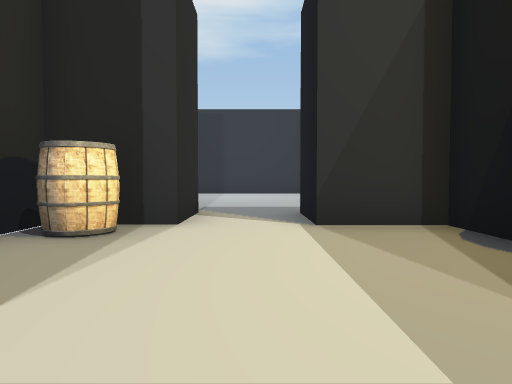
view 1 (above)

18 first-person views from a walk through a scene from a Unity 3-D project. The camera is 1.2 m above the floor, tilts 2° down and sees 70° across. Doors are open. The floor is counted in squares, 2 m on a side. Each view is taken from the middle of a square. On the plan, view 1 faces up. The plan holds only what a view shows up to about 10 squares ahead; the rest is blank. The place goes on beyond the plan. The player character is not drawn.

view 2
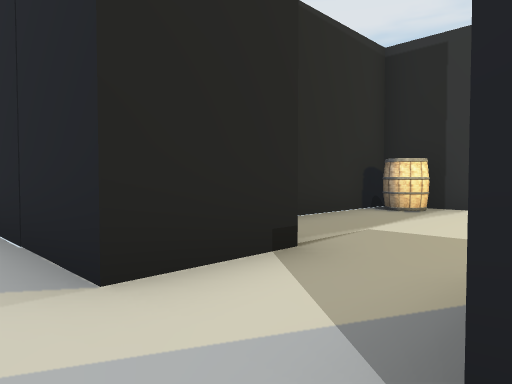

view 3
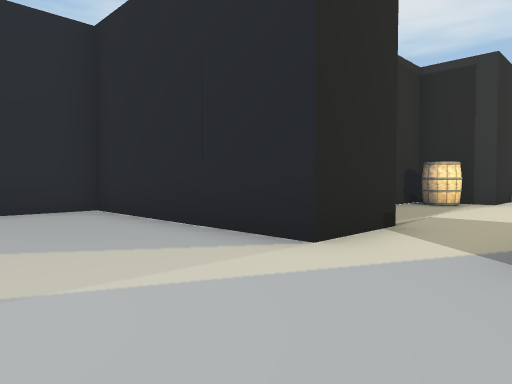

view 4
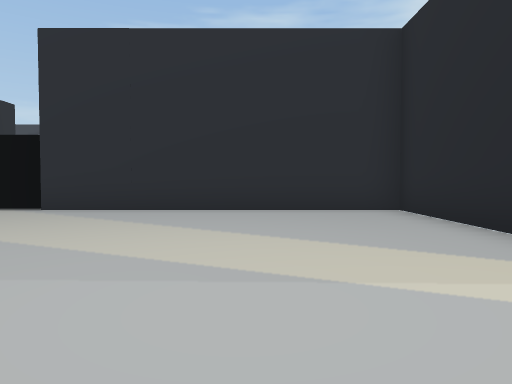

view 5
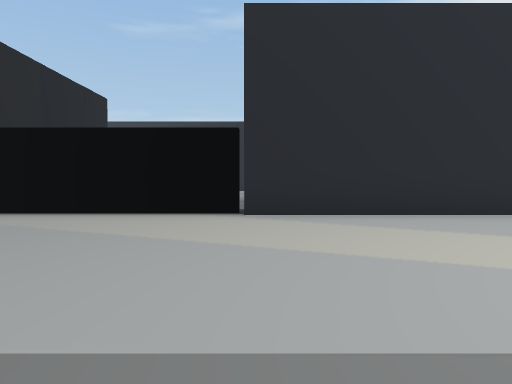

view 6
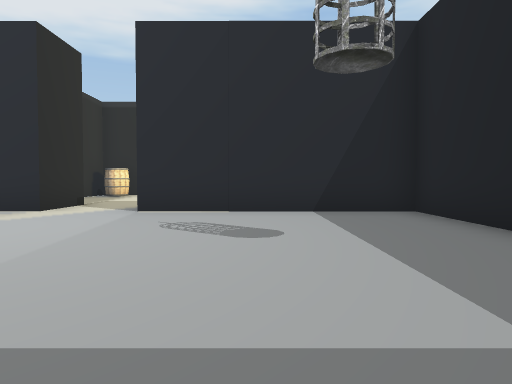

view 7
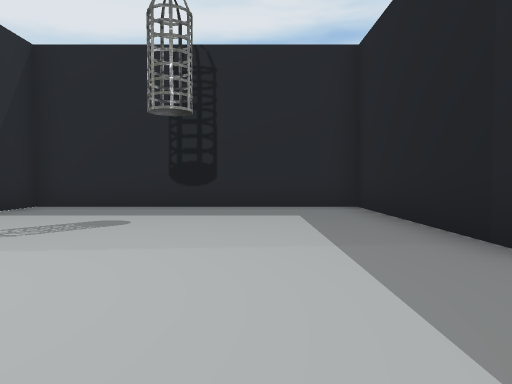

view 8
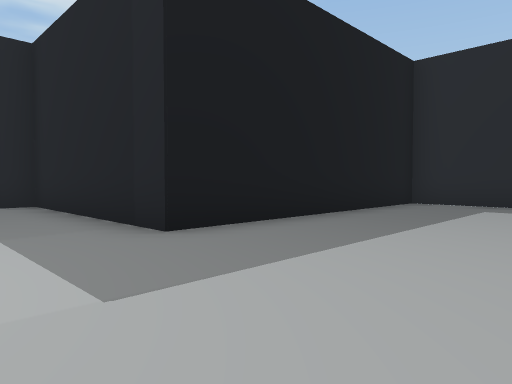

view 9
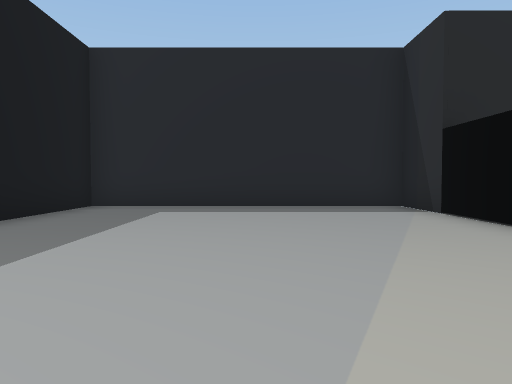

view 10
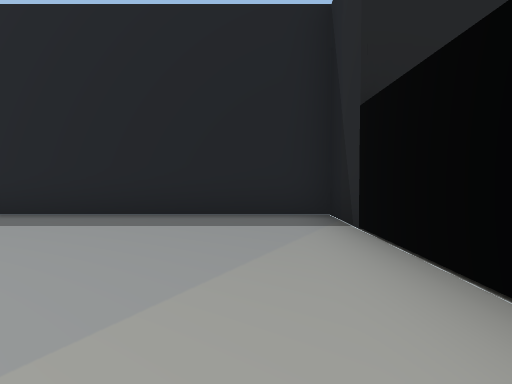

view 11
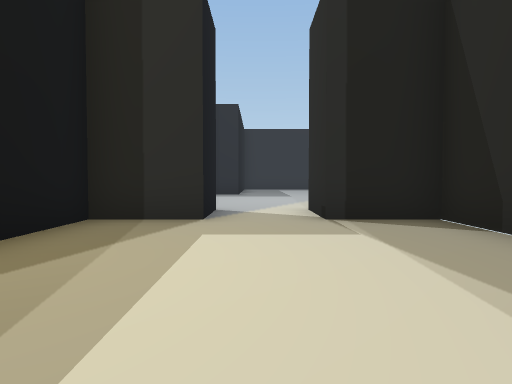

view 12
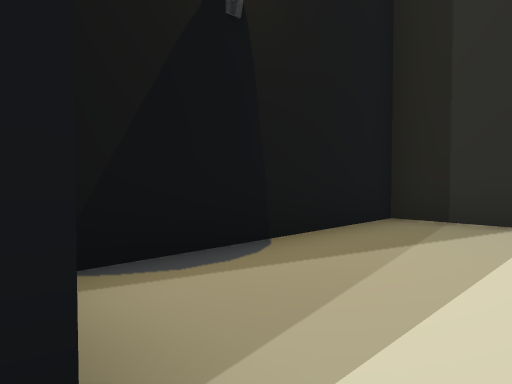

view 13
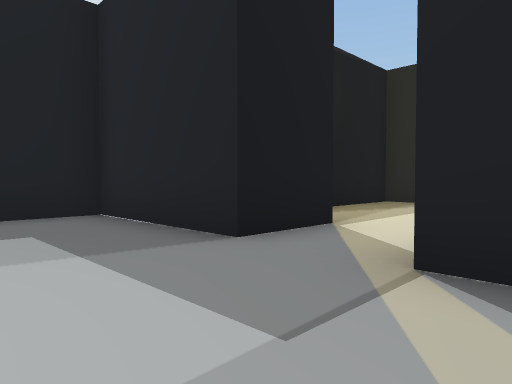

view 14
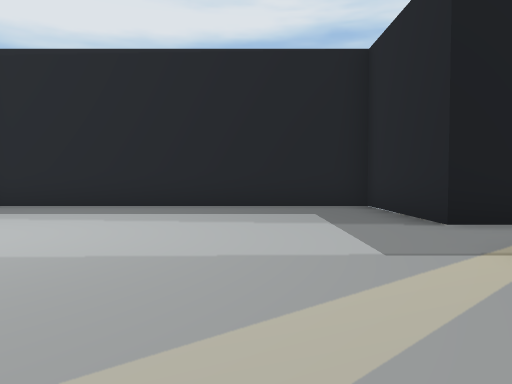

view 15
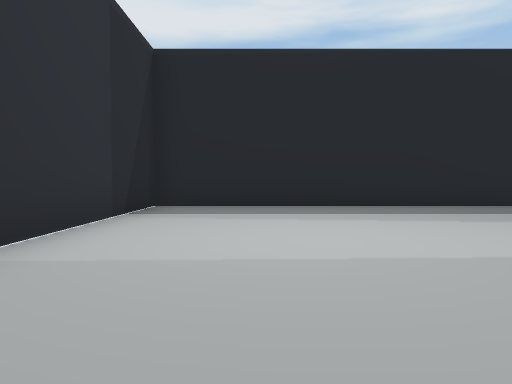

view 16
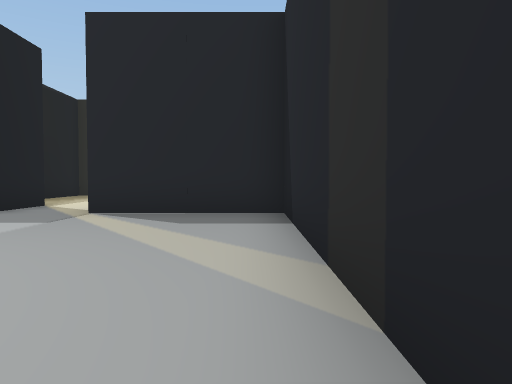

view 17
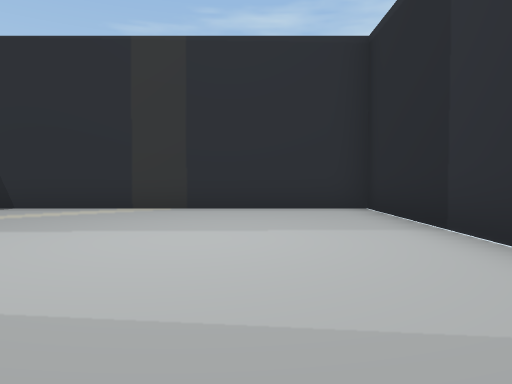

view 18
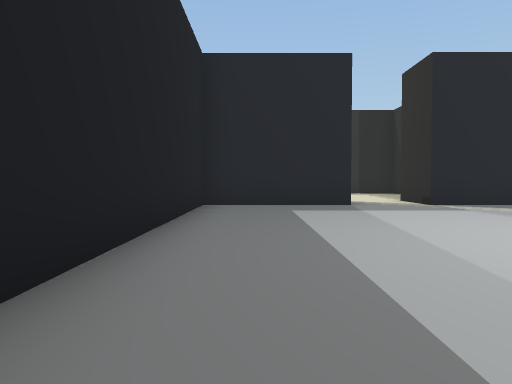

### Floor plan
Points are (right, up) in squares from view 1. A wall is a line through its corners. A room is listed if a view was taken in it or the views show most of it. See-through windows are left out.
Room 1 (views 1, 11, 12)
walls: (0.8, -0.4) (2.5, -0.4) (2.5, 4.7) (0.8, 4.7) (0.8, 6.5); (-1, 6.5) (-1, 4.7) (-2.8, 4.7) (-2.8, -0.4) (-1, -0.4)
ways out: open door at (-0.5, -1) to room 2; open door at (-0.3, 6.3) to room 3
objects: barrel (-2, 4)
Room 2 (views 2, 3, 4, 5, 6, 7, 8, 9, 10)
walls: (-1, -0.4) (-1, -2.2) (-6.1, -2.2) (-6.1, -16.2) (0.8, -16.2) (0.8, -9.2) (6, -9.2) (6, -2.2) (0.8, -2.2) (0.8, -0.4)
ways out: open door at (-0.5, -1) to room 1
Room 3 (views 13, 14, 15, 16, 17, 18)
walls: (0.8, 6.5) (4.2, 6.5) (4.2, 15.3) (-4.5, 15.3) (-4.5, 6.5) (-1, 6.5)
ways out: open door at (-0.3, 6.3) to room 1

Where each view was taken, in squares from view 1:
view 1: 0 up, 0 right, facing up
view 2: 3 down, 1 right, facing up-left
view 3: 5 down, 1 right, facing up-left
view 4: 5 down, 1 right, facing left
view 5: 9 down, 0 right, facing left
view 6: 9 down, 3 right, facing up
view 7: 7 down, 2 left, facing right
view 8: 7 down, 3 left, facing down-right
view 9: 8 down, 3 left, facing down
view 10: 10 down, 5 left, facing down
view 11: 5 up, 0 right, facing down
view 12: 5 up, 0 right, facing down-right
view 13: 9 up, 2 left, facing down-right
view 14: 9 up, 4 left, facing right
view 15: 13 up, 4 left, facing right
view 16: 13 up, 4 left, facing down
view 17: 13 up, 3 right, facing left
view 18: 15 up, 3 right, facing down
